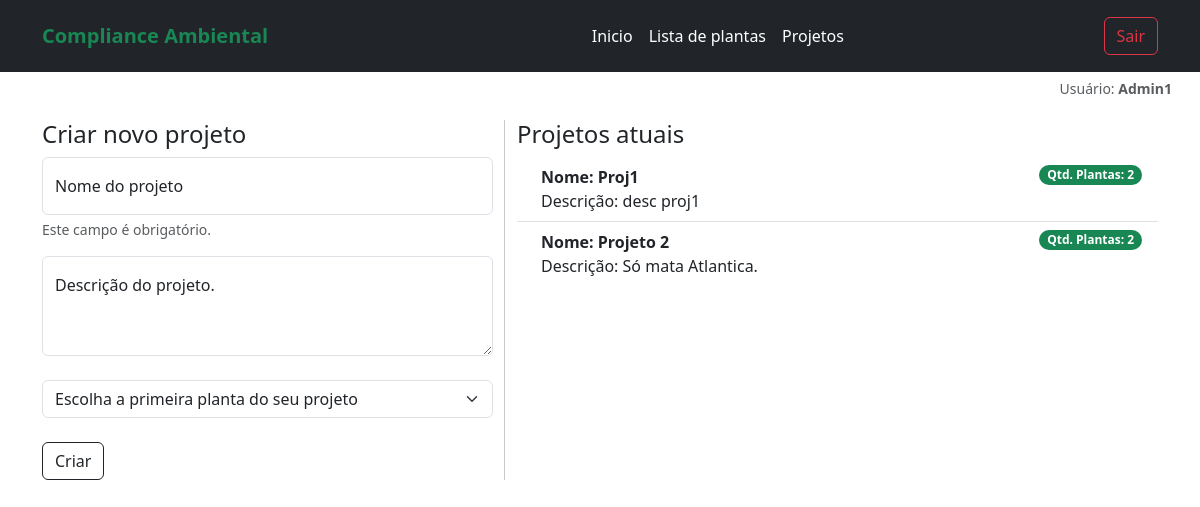
/auth/projetos/ (signed in), run on an earlier commit of the app's database.
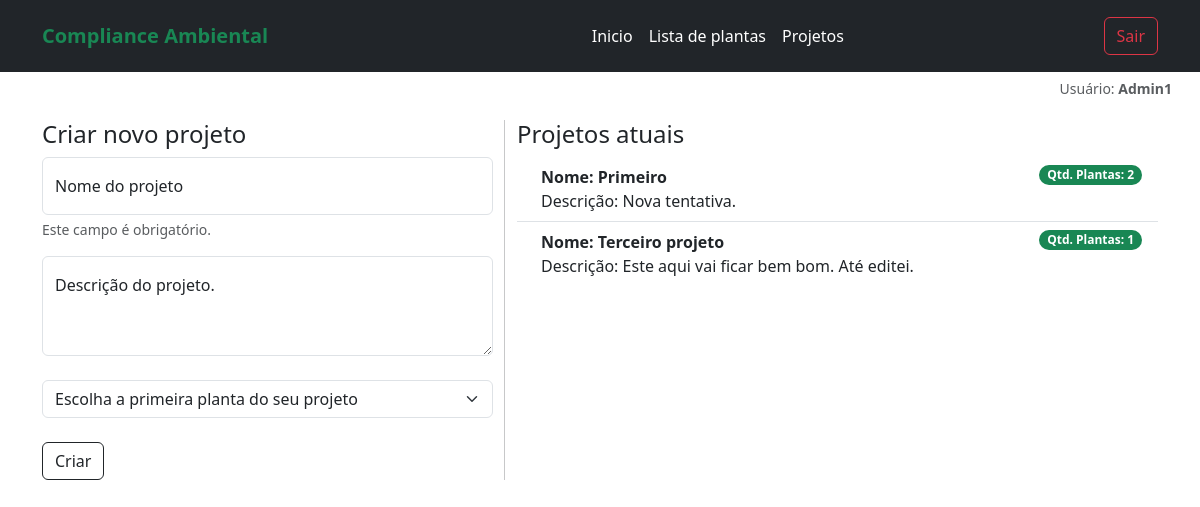
And on a later commit of the database.
### app_plantas/models.py (models this page shows)
class Projetos(models.Model):
    id_projeto = models.AutoField(primary_key=True)
    nome = models.TextField(max_length=100)
    descricao = models.TextField(max_length=1024)
    plantas = models.ManyToManyField(Plantas, related_name="projetos")

### app_plantas/views.py (the view)
# urls.py: path('projetos/', views.projetos, name='projetos'),
@login_required(login_url="/auth/login/")
def projetos(request):
    plantas_list = Plantas.objects.all()
    projetos_list = Projetos.objects.all()
    context = {"plantas_list": plantas_list, "projetos_list": projetos_list}
    return render(request, "users/projetos.html", context)

### app_plantas/templates/users/projetos.html (shortened to what this page needs)
{% extends 'basico/menu.html' %}
{% block content %}
<div class="container">
    <section>
        <div class="row">
            <div class="col-lg-5 col-md-6 mb-5 mb-md-5 mb-lg-0 position-relative">
                <h4>Criar novo projeto</h4>
                <form action="{% url 'criar_projeto' %}" method="post">{% csrf_token %}
                    <div class="form-floating mb-3">
                        <input type="text" class="form-control" id="floatingInput" placeholder="Meu projeto"
                            name="titulo">
                        <label for="floatingInput">Nome do projeto</label>
                        <div id="nomeHelp" class="form-text">Este campo é obrigatório.</div>
                    </div>
                    <div class="form-floating">
                        <textarea class="form-control" placeholder="Deixe uma descrição aqui." id="floatingTextarea2"
                            style="height: 100px" name="descricao"></textarea>
                        <label for="floatingTextarea2">Descrição do projeto.</label>
                    </div>
                    <br>
                    <select class="form-select" aria-label="Default select example" name="planta_select">
                        <option selected>Escolha a primeira planta do seu projeto</option>
                    </select>
                    <br>
                    <button type="submit" class="btn btn-outline-dark">Criar</button>
                </form>
                    {% load static %}
            </div>
            <div class="col-lg-7 col-md-6 mb-5 mb-md-5 mb-lg-0 position-relative">
                <h4>Projetos atuais</h4>
                <ul class="list-group list-group-flush">
                    {% if not projetos_list %}
                    <li class="list-group-item">Você não tem nenhum projeto.</li>
                    {% else %}
                    {% for projeto in projetos_list %}
                    <li class="list-group-item d-flex justify-content-between align-items-start">
                        <div class="ms-2 me-auto">
                            <div class="fw-bold">Nome: {{projeto.nome}}</div>
                            <a href="{% url 'detalhe_projeto' projeto.id_projeto %}"
                                class="link-offset-2 link-offset-3-hover link-underline-opacity-0 link-underline-opacity-75-hover text-reset link-underline-success">
                                Descrição: {{projeto.descricao}}
                            </a>
                        </div>
                        <span class="badge bg-success rounded-pill">
                            Qtd. Plantas: {{ projeto.plantas.count }}
                        </span>
                    </li>
                    {% endfor %}
                    {% endif %}
                </ul>
            </div>
        </div>
    </section>
</div>
{% endblock %}

### app_plantas/templates/basico/menu.html (shortened to what this page needs)
<!doctype html>
<html lang="en">
<head>
    <link href="https://cdn.jsdelivr.net/npm/bootstrap@5.3.0-alpha3/dist/css/bootstrap.min.css" rel="stylesheet"
>
</head>
<body>
    <header class="p-3 text-bg-dark">
        <div class="container">
            <div class="d-flex flex-wrap align-items-center justify-content-lg-start">
                <a href="/"
                    class="d-flex align-items-center mb-2 mb-lg-0 fs-5 fw-semibold text-success text-decoration-none">
                    Compliance Ambiental
                </a>
                {% if user.is_authenticated %}
                <ul class="nav col-12 col-lg-auto me-lg-auto mb-2 justify-content-center mb-md-0">
                    <li class="px-3 text-white"></li>
                    <li><a href="{% url 'plataforma' %}" class="nav-link px-2 text-white">Inicio</a></li>
                    <li><a href="{% url 'plantas' %}" class="nav-link px-2 text-white">Lista de plantas</a></li>
                    <li><a href="{% url 'projetos' %}" class="nav-link px-2 text-white">Projetos</a></li>
                </ul>
                {% endif %}
                <div class="text-end">
                    {% if user.is_authenticated %}
                    <a href="{% url 'logout_app' %}" type="button" role="button" class="btn btn-outline-danger">Sair</a>
                    {% else %}
                    <a href="{% url 'login_app' %}" type="button" role="button"
                        class="btn btn-outline-light me-2">Entrar</a>
                    <a href="{% url 'cadastro' %}" type="button" role="button"
                        class="btn btn-outline-warning">Cadastre-se</a>
                    {% endif %}
                </div>
            </div>
        </div>
    </header>
    <div class="b-example-divider text-end">
        {% if user.is_authenticated %}
        <p class="p-1 fs-6">
            <small class="text-muted me-4">Usuário: <b>{{user.username}}</b></small>
        </p>
        {% else %}
        <br>
        {% endif %}
    </div>
    {% block content %}
    {% endblock %}
</body>
</html>

What changed in the data, as far as the page shows it:
removed Projetos: nome "Projeto 2", descricao "Só mata Atlantica.", plantas.count "2"
changed Projetos: nome "Proj1" → "Primeiro"; descricao "desc proj1" → "Nova tentativa."
added Projetos: nome "Terceiro projeto", descricao "Este aqui vai ficar bem bom. Até editei.", plantas.count "1"
